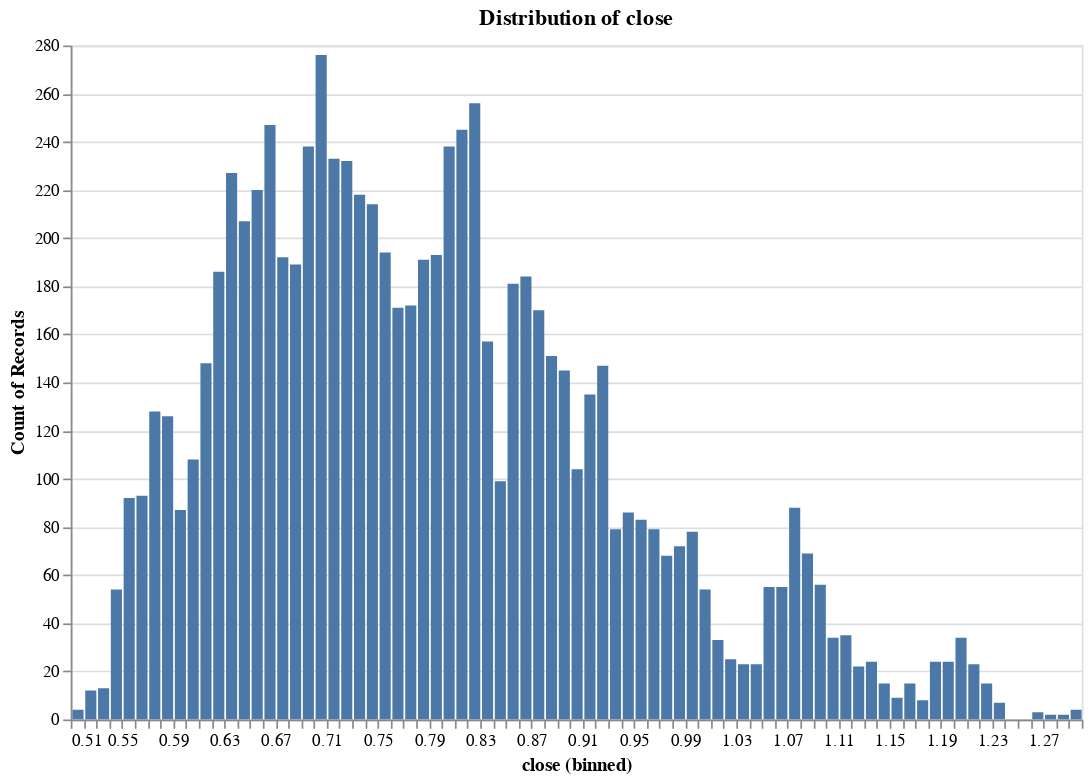

Notebook source saved alongside this figure:
### Code cell
# meanwhile, we can see that the close price distribution doesn't have the same "good-looking" distribution.
research.plot_distribution(ts, 'close', no_bins = 100)

### Figure 1 — Vega specification as saved in the notebook (floating-point values rounded to 4 significant figures)
{"$schema": "https://vega.github.io/schema/vega/v5.json", "data": [{"name": "param_4_store"}, {"name": "source_0", "values": [{"__count": 54, "bin_maxbins_100_close": 1.0, "bin_maxbins_100_close_end": 1.01}, {"__count": 78, "bin_maxbins_100_close": 0.99, "bin_maxbins_100_close_end": 1.0}, {"__count": 72, "bin_maxbins_100_close": 0.98, "bin_maxbins_100_close_end": 0.99}, {"__count": 68, "bin_maxbins_100_close": 0.97, "bin_maxbins_100_close_end": 0.98}, {"__count": 33, "bin_maxbins_100_close": 1.01, "bin_maxbins_100_close_end": 1.02}, {"__count": 23, "bin_maxbins_100_close": 1.03, "bin_maxbins_100_close_end": 1.04}, {"__count": 55, "bin_maxbins_100_close": 1.05, "bin_maxbins_100_close_end": 1.06}, {"__count": 23, "bin_maxbins_100_close": 1.04, "bin_maxbins_100_close_end": 1.05}, {"__count": 55, "bin_maxbins_100_close": 1.06, "bin_maxbins_100_close_end": 1.07}, {"__count": 88, "bin_maxbins_100_close": 1.07, "bin_maxbins_100_close_end": 1.08}, {"__count": 69, "bin_maxbins_100_close": 1.08, "bin_maxbins_100_close_end": 1.09}, {"__count": 56, "bin_maxbins_100_close": 1.09, "bin_maxbins_100_close_end": 1.1}, {"__count": 24, "bin_maxbins_100_close": 1.13, "bin_maxbins_100_close_end": 1.14}, {"__count": 35, "bin_maxbins_100_close": 1.11, "bin_maxbins_100_close_end": 1.12}, {"__count": 34, "bin_maxbins_100_close": 1.1, "bin_maxbins_100_close_end": 1.11}, {"__count": 22, "bin_maxbins_100_close": 1.12, "bin_maxbins_100_close_end": 1.13}, {"__count": 9, "bin_maxbins_100_close": 1.15, "bin_maxbins_100_close_end": 1.16}, {"__count": 15, "bin_maxbins_100_close": 1.14, "bin_maxbins_100_close_end": 1.15}, {"__count": 8, "bin_maxbins_100_close": 1.17, "bin_maxbins_100_close_end": 1.18}, {"__count": 15, "bin_maxbins_100_close": 1.16, "bin_maxbins_100_close_end": 1.17}, {"__count": 34, "bin_maxbins_100_close": 1.2, "bin_maxbins_100_close_end": 1.21}, {"__count": 23, "bin_maxbins_100_close": 1.21, "bin_maxbins_100_close_end": 1.22}, {"__count": 24, "bin_maxbins_100_close": 1.19, "bin_maxbins_100_close_end": 1.2}, {"__count": 4, "bin_maxbins_100_close": 1.29, "bin_maxbins_100_close_end": 1.3}, {"__count": 2, "bin_maxbins_100_close": 1.27, "bin_maxbins_100_close_end": 1.28}, {"__count": 2, "bin_maxbins_100_close": 1.28, "bin_maxbins_100_close_end": 1.29}, {"__count": 3, "bin_maxbins_100_close": 1.26, "bin_maxbins_100_close_end": 1.27}, {"__count": 7, "bin_maxbins_100_close": 1.23, "bin_maxbins_100_close_end": 1.24}, {"__count": 24, "bin_maxbins_100_close": 1.18, "bin_maxbins_100_close_end": 1.19}, {"__count": 15, "bin_maxbins_100_close": 1.22, "bin_maxbins_100_close_end": 1.23}, {"__count": 25, "bin_maxbins_100_close": 1.02, "bin_maxbins_100_close_end": 1.03}, {"__count": 86, "bin_maxbins_100_close": 0.94, "bin_maxbins_100_close_end": 0.95}, {"__count": 79, "bin_maxbins_100_close": 0.96, "bin_maxbins_100_close_end": 0.97}, {"__count": 135, "bin_maxbins_100_close": 0.91, "bin_maxbins_100_close_end": 0.92}, {"__count": 83, "bin_maxbins_100_close": 0.95, "bin_maxbins_100_close_end": 0.96}, {"__count": 104, "bin_maxbins_100_close": 0.9, "bin_maxbins_100_close_end": 0.91}, {"__count": 145, "bin_maxbins_100_close": 0.89, "bin_maxbins_100_close_end": 0.9}, {"__count": 170, "bin_maxbins_100_close": 0.87, "bin_maxbins_100_close_end": 0.88}, {"__count": 151, "bin_maxbins_100_close": 0.88, "bin_maxbins_100_close_end": 0.89}, {"__count": 99, "bin_maxbins_100_close": 0.84, "bin_maxbins_100_close_end": 0.85}, {"__count": 245, "bin_maxbins_100_close": 0.81, "bin_maxbins_100_close_end": 0.82}, {"__count": 193, "bin_maxbins_100_close": 0.79, "bin_maxbins_100_close_end": 0.8}, {"__count": 171, "bin_maxbins_100_close": 0.76, "bin_maxbins_100_close_end": 0.77}, {"__count": 157, "bin_maxbins_100_close": 0.83, "bin_maxbins_100_close_end": 0.84}, {"__count": 184, "bin_maxbins_100_close": 0.86, "bin_maxbins_100_close_end": 0.87}, {"__count": 181, "bin_maxbins_100_close": 0.85, "bin_maxbins_100_close_end": 0.86}, {"__count": 147, "bin_maxbins_100_close": 0.92, "bin_maxbins_100_close_end": 0.93}, {"__count": 79, "bin_maxbins_100_close": 0.93, "bin_maxbins_100_close_end": 0.94}, {"__count": 238, "bin_maxbins_100_close": 0.8, "bin_maxbins_100_close_end": 0.81}, {"__count": 186, "bin_maxbins_100_close": 0.62, "bin_maxbins_100_close_end": 0.63}, {"__count": 220, "bin_maxbins_100_close": 0.65, "bin_maxbins_100_close_end": 0.66}, {"__count": 227, "bin_maxbins_100_close": 0.63, "bin_maxbins_100_close_end": 0.64}, {"__count": 189, "bin_maxbins_100_close": 0.68, "bin_maxbins_100_close_end": 0.69}, {"__count": 233, "bin_maxbins_100_close": 0.71, "bin_maxbins_100_close_end": 0.72}, {"__count": 238, "bin_maxbins_100_close": 0.69, "bin_maxbins_100_close_end": 0.7}, {"__count": 276, "bin_maxbins_100_close": 0.7, "bin_maxbins_100_close_end": 0.71}, {"__count": 232, "bin_maxbins_100_close": 0.72, "bin_maxbins_100_close_end": 0.73}, {"__count": 172, "bin_maxbins_100_close": 0.77, "bin_maxbins_100_close_end": 0.78}, {"__count": 191, "bin_maxbins_100_close": 0.78, "bin_maxbins_100_close_end": 0.79}, {"__count": 214, "bin_maxbins_100_close": 0.74, "bin_maxbins_100_close_end": 0.75}, {"__count": 194, "bin_maxbins_100_close": 0.75, "bin_maxbins_100_close_end": 0.76}, {"__count": 218, "bin_maxbins_100_close": 0.73, "bin_maxbins_100_close_end": 0.74}, {"__count": 247, "bin_maxbins_100_close": 0.66, "bin_maxbins_100_close_end": 0.67}, {"__count": 256, "bin_maxbins_100_close": 0.82, "bin_maxbins_100_close_end": 0.83}, {"__count": 192, "bin_maxbins_100_close": 0.67, "bin_maxbins_100_close_end": 0.68}, {"__count": 207, "bin_maxbins_100_close": 0.64, "bin_maxbins_100_close_end": 0.65}, {"__count": 148, "bin_maxbins_100_close": 0.61, "bin_maxbins_100_close_end": 0.62}, {"__count": 108, "bin_maxbins_100_close": 0.6, "bin_maxbins_100_close_end": 0.61}, {"__count": 87, "bin_maxbins_100_close": 0.59, "bin_maxbins_100_close_end": 0.6}, {"__count": 126, "bin_maxbins_100_close": 0.58, "bin_maxbins_100_close_end": 0.59}, {"__count": 128, "bin_maxbins_100_close": 0.57, "bin_maxbins_100_close_end": 0.58}, {"__count": 93, "bin_maxbins_100_close": 0.56, "bin_maxbins_100_close_end": 0.57}, {"__count": 92, "bin_maxbins_100_close": 0.55, "bin_maxbins_100_close_end": 0.56}, {"__count": 54, "bin_maxbins_100_close": 0.54, "bin_maxbins_100_close_end": 0.55}, {"__count": 4, "bin_maxbins_100_close": 0.51, "bin_maxbins_100_close_end": 0.52}, {"__count": 12, "bin_maxbins_100_close": 0.52, "bin_maxbins_100_close_end": 0.53}, {"__count": 13, "bin_maxbins_100_close": 0.53, "bin_maxbins_100_close_end": 0.54}]}, {"name": "source_0_y_domain___count", "values": [{"min": 2, "max": 276}]}], "signals": [{"name": "bin_maxbins_100_close_bins", "value": {"fields": ["close"], "fname": "bin_close", "start": 0.51, "step": 0.01, "stop": 1.3}}, {"name": "unit", "value": {}, "on": [{"events": "pointermove", "update": "isTuple(group()) ? group() : unit"}]}, {"name": "param_4", "update": "vlSelectionResolve(\"param_4_store\", \"union\")"}, {"name": "param_4_close", "on": [{"events": [{"source": "view", "type": "dblclick"}], "update": "null"}, {"events": {"signal": "param_4_translate_delta"}, "update": "panLinear(param_4_translate_anchor.extent_x, -param_4_translate_delta.x / width)"}, {"events": {"signal": "param_4_zoom_delta"}, "update": "zoomLinear(domain(\"x\"), param_4_zoom_anchor.x, param_4_zoom_delta)"}]}, {"name": "param_4_tuple", "on": [{"events": [{"signal": "param_4_close"}], "update": "param_4_close ? {unit: \"\", fields: param_4_tuple_fields, values: [param_4_close]} : null"}]}, {"name": "param_4_tuple_fields", "value": [{"field": "close", "channel": "x", "type": "R"}]}, {"name": "param_4_translate_anchor", "value": {}, "on": [{"events": [{"source": "scope", "type": "pointerdown"}], "update": "{x: x(unit), y: y(unit), extent_x: domain(\"x\")}"}]}, {"name": "param_4_translate_delta", "value": {}, "on": [{"events": [{"source": "window", "between": [{"source": "scope", "type": "pointerdown"}, {"source": "window", "type": "pointerup"}], "type": "pointermove", "consume": true}], "update": "{x: param_4_translate_anchor.x - x(unit), y: param_4_translate_anchor.y - y(unit)}"}]}, {"name": "param_4_zoom_anchor", "on": [{"events": [{"source": "scope", "type": "wheel", "consume": true}], "update": "{x: invert(\"x\", x(unit)), y: invert(\"y\", y(unit))}"}]}, {"name": "param_4_zoom_delta", "on": [{"events": [{"source": "scope", "type": "wheel", "consume": true}], "update": "pow(1.001, event.deltaY * pow(16, event.deltaMode))", "force": true}]}, {"name": "param_4_modify", "on": [{"events": {"signal": "param_4_tuple"}, "update": "modify(\"param_4_store\", param_4_tuple, true)"}]}], "marks": [{"type": "rect", "name": "marks", "from": {"data": "source_0"}, "encode": {"update": {"x2": {"field": "bin_maxbins_100_close", "scale": "x", "offset": {"signal": "0.5 + (abs(scale(\"x\", datum[\"bin_maxbins_100_close_end\"]) - scale(\"x\", datum[\"bin_maxbins_100_close\"])) < 0.25 ? -0.5 * (0.25 - (abs(scale(\"x\", datum[\"bin_maxbins_100_close_end\"]) - scale(\"x\", datum[\"bin_maxbins_100_close\"])))) : 0.5)"}}, "x": {"field": "bin_maxbins_100_close_end", "scale": "x", "offset": {"signal": "0.5 + (abs(scale(\"x\", datum[\"bin_maxbins_100_close_end\"]) - scale(\"x\", datum[\"bin_maxbins_100_close\"])) < 0.25 ? 0.5 * (0.25 - (abs(scale(\"x\", datum[\"bin_maxbins_100_close_end\"]) - scale(\"x\", datum[\"bin_maxbins_100_close\"])))) : -0.5)"}}, "fill": {"value": "#4c78a8"}, "y": {"field": "__count", "scale": "y"}, "y2": {"value": 0, "scale": "y"}}}, "clip": true, "style": ["bar"], "interactive": true}], "scales": [{"name": "x", "type": "linear", "domain": {"signal": "[bin_maxbins_100_close_bins.start, bin_maxbins_100_close_bins.stop]"}, "range": [0, {"signal": "width"}], "bins": {"signal": "bin_maxbins_100_close_bins"}, "domainRaw": {"signal": "param_4[\"close\"]"}, "zero": false}, {"name": "y", "type": "linear", "domain": [{"signal": "(data(\"source_0_y_domain___count\")[0] || {}).min"}, {"signal": "(data(\"source_0_y_domain___count\")[0] || {}).max"}], "range": [{"signal": "height"}, 0], "nice": true, "zero": true}], "axes": [{"scale": "y", "tickCount": {"signal": "ceil(height/40)"}, "gridScale": "x", "grid": true, "minExtent": 0, "zindex": 0, "orient": "left", "aria": false, "domain": false, "maxExtent": 0, "ticks": false, "labels": false}, {"scale": "x", "orient": "bottom", "grid": false, "labelOverlap": true, "tickCount": {"signal": "ceil(width/10)"}, "zindex": 0, "title": "close (binned)", "labelFlush": true}, {"scale": "y", "labelOverlap": true, "tickCount": {"signal": "ceil(height/40)"}, "orient": "left", "zindex": 0, "title": "Count of Records", "grid": false}], "title": {"text": "Distribution of close", "frame": "group"}, "padding": 5, "width": 600, "background": "white", "height": 400, "style": "cell"}
